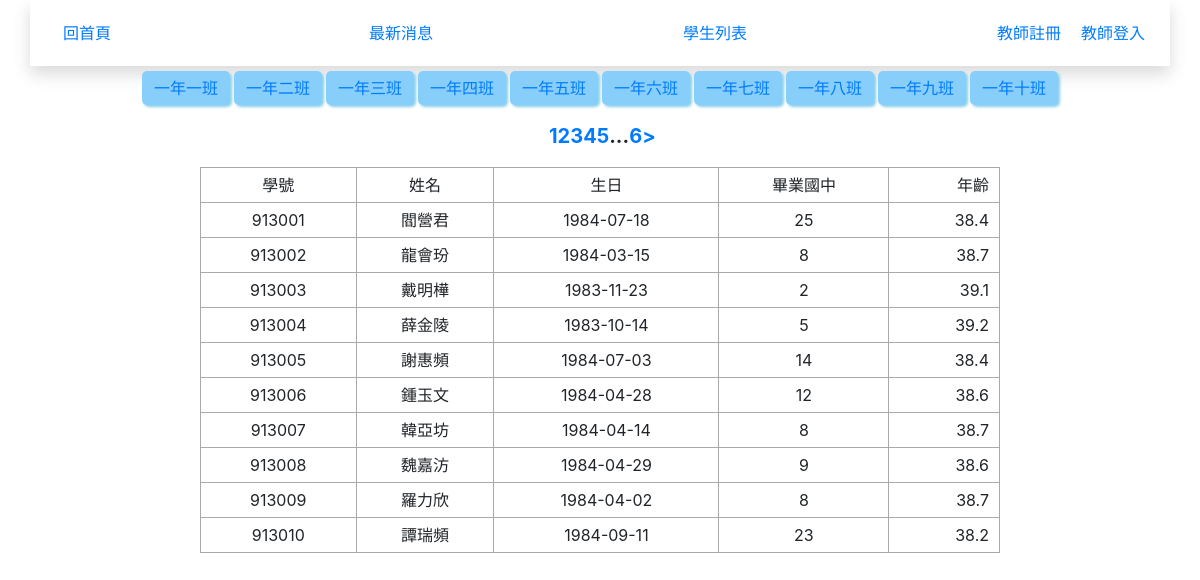
Screenshot of /?code=103 with the database file from the repository.
### tables this page shows
CREATE TABLE `classes` (
  `id` int(10) UNSIGNED NOT NULL,
  `code` varchar(3) NOT NULL,
  `name` varchar(12) NOT NULL,
  `tutor` varchar(8) NOT NULL
);

CREATE TABLE `students` (
  `id` int(10) UNSIGNED NOT NULL,
  `school_num` int(6) DEFAULT NULL COMMENT '學號',
  `name` varchar(8) DEFAULT NULL COMMENT '姓名',
  `birthday` date DEFAULT NULL COMMENT '出生年月日',
  `uni_id` varchar(10) DEFAULT NULL COMMENT '身分證號碼',
  `addr` varchar(32) DEFAULT NULL COMMENT '住址',
  `parents` varchar(8) DEFAULT NULL COMMENT '家長',
  `tel` varchar(16) DEFAULT NULL COMMENT '電話',
  `dept` varchar(8) DEFAULT NULL COMMENT '科別',
  `graduate_at` varchar(16) DEFAULT NULL COMMENT '畢業國中',
  `status_code` varchar(4) DEFAULT NULL
);

### front/main.php (the view, shortened to what this page needs)
<?php
include "./layouts/class_nav.php";
?>
<?php
    if (isset($_GET['code'])) {
        $sql = "SELECT `students`.`id`,
                `students`.`school_num` as '學號',
                `students`.`name` as '姓名',
                `students`.`birthday` as '生日',
                `students`.`graduate_at` as '畢業國中'
                FROM `students`,`class_student`
                WHERE `class_student`.`school_num`=`students`.`school_num` && `class_code`='{$_GET['code']}'";
        $sql_total = "SELECT count(`students`.`id`)
                FROM `students`,`class_student`
                WHERE `class_student`.`school_num`=`students`.`school_num` &&  `class_code`='{$_GET['code']}'";
    }
    $div=10;
    $total=$pdo->query($sql_total)->fetchColumn();
    $pages=ceil($total/$div);
    $now=(isset($_GET['page']))?$_GET['page']:1;
    $start=($now-1)*$div;
    $sql=$sql."LIMIT $start,$div";
    $rows = $pdo->query($sql)->fetchAll(PDO::FETCH_ASSOC);
    ?>
<div class="pages">
    <?php
    if(($now-1)>=1){
        $prev=$now-1;
        if(isset($_GET['code'])){
            echo "<a href='?page=$prev&code={$_GET['code']}'>";
            echo "&lt";
            echo "</a>";
        }else{
            echo "<a href='?page=$prev'>";
            echo "&lt";
            echo "</a>";
        }
    }else{
        echo "<a class='noshow'>&nbsp;</a>";
    }
    ?>
<?php
        if($now>=3 && $now<=($pages-2)){
            $startPage=$now-2;
        }else if($now-2<3){
            $startPage=1;
        }else{
            $startPage=$pages-4;
        }
        for($i=$startPage;$i<=($startPage+4);$i++){
            $nowPage=($i==$now)?'now':'';
            if(isset($_GET['code'])){
                echo "<a href='?page=$i&code={$_GET['code']}' class='$nowPage'> ";
                echo $i;
                echo " </a>";
            }else{
                echo "<a href='?page=$i' class='$nowPage'> ";
                echo $i;
                echo " </a>";
            }
        }
        ?>
<?php
        if($now<=($pages-3)){
            if(isset($_GET['code'])){
                echo "...<a href='?page=$pages&code={$_GET['code']}'> ";
                echo "$pages";
                echo " </a>";
            }else{
                echo "...<a href='?page=$pages'> ";
                echo "$pages";
                echo " </a>";
            }
        }
    ?>
    <?php
    if(($now+1)<=$pages){
        $next=$now+1;
        if(isset($_GET['code'])){
            echo "<a href='?page=$next&code={$_GET['code']}'>";
            echo "&gt";
            echo "</a>";
        }else{
            echo "<a href='?page=$next'>";
            echo "&gt";
            echo "</a>";
        }
    }else{
        echo "<a class='noshow'>&nbsp</a>";
    }
    ?>
    </div>
    <table class='list-students'>
        <tr>
            <td>學號</td>
            <td>姓名</td>
            <td>生日</td>
            <td>畢業國中</td>
            <td>年齡</td>
        </tr>
        <?php
        foreach ($rows as $row) {
            $age = round((strtotime('now') - strtotime($row['生日'])) / (60 * 60 * 24 * 365), 1);
            echo "<tr>";
            echo "<td>{$row['學號']}</td>";
            echo "<td>{$row['姓名']}</td>";
            echo "<td>{$row['生日']}</td>";
            echo "<td>{$row['畢業國中']}</td>";
            echo "<td>$age</td>";
            echo "</tr>";
        }
        ?>
    </table>

### layouts/class_nav.php
<nav>
    <ul class="class-list">
    <?php
        $sql="SELECT `id`,`code`,`name` FROM `classes`";
        $classes=$pdo->query($sql)->fetchAll(PDO::FETCH_ASSOC);
        foreach($classes as $class){
            echo "<li><a href='?code={$class['code']}'>{$class['name']}</a></li>";
        }
    ?>
    </ul>
    </nav>

### style.css (style rules this page uses)
* { margin: 0; padding: 0; box-sizing: border-box; }
.list-students { border-collapse: collapse; width:800px; margin:auto; }
.list-students td { border: 1px solid #aaa; padding: 5px 10px; text-align: center; }
.list-students td:nth-last-child(1) { text-align: right; }
nav a { display: inline-block; padding: 5px 10px; text-decoration: none; }
.class-list { display: flex; list-style-type: none; justify-content: center; align-items: center; margin:5px 0; }
nav ul.class-list li a { padding:5px 12px; margin:0 2px; border-radius:5px; background-color: lightskyblue; box-shadow:2px 2px 3px skyblue; text-decoration: none; }
nav,pages { text-align: center; }
.pages { font-size:20px; font-weight: bolder; margin:1rem auto; display: flex; justify-content:center; width:800px; }

### rows the page displays
classes: name "一年一班"
classes: name "一年二班"
classes: name "一年三班"
classes: name "一年四班"
classes: name "一年五班"
classes: name "一年六班"
classes: name "一年七班"
classes: name "一年八班"
classes: name "一年九班"
classes: name "一年十班"
students: school_num "913001", name "閻營君", birthday "1984-07-18", graduate_at "25", birthday "38.4"
students: school_num "913002", name "龍會玢", birthday "1984-03-15", graduate_at "8", birthday "38.7"
students: school_num "913003", name "戴明樺", birthday "1983-11-23", graduate_at "2", birthday "39.1"
students: school_num "913004", name "薛金陵", birthday "1983-10-14", graduate_at "5", birthday "39.2"
students: school_num "913005", name "謝惠頻", birthday "1984-07-03", graduate_at "14", birthday "38.4"
students: school_num "913006", name "鍾玉文", birthday "1984-04-28", graduate_at "12", birthday "38.6"
students: school_num "913007", name "韓亞坊", birthday "1984-04-14", graduate_at "8", birthday "38.7"
students: school_num "913008", name "魏嘉汸", birthday "1984-04-29", graduate_at "9", birthday "38.6"
students: school_num "913009", name "羅力欣", birthday "1984-04-02", graduate_at "8", birthday "38.7"
students: school_num "913010", name "譚瑞頻", birthday "1984-09-11", graduate_at "23", birthday "38.2"

### other values shown
$pages "6"
